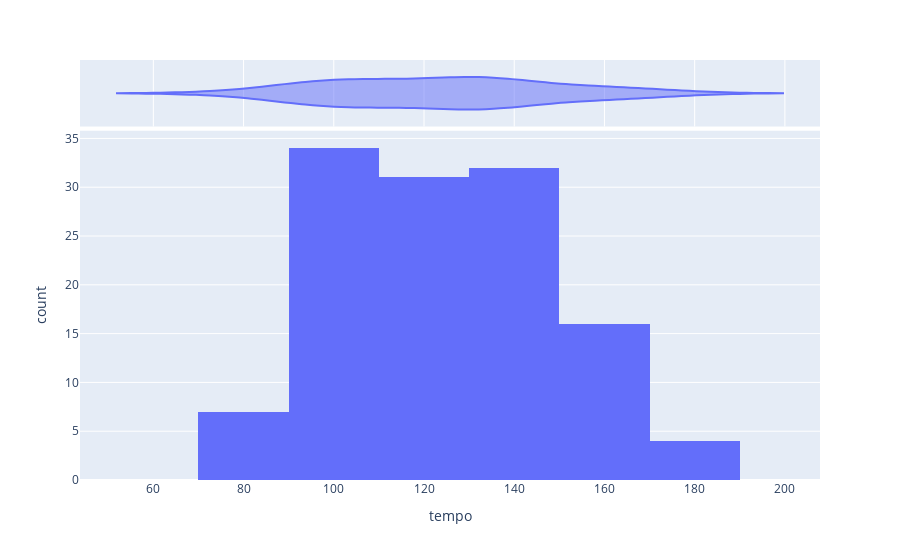

Notebook source saved alongside this figure:
### Markdown cell above
Tempo

### Code cell
fig = px.histogram(df, x="tempo", nbins=10, marginal="violin")
fig.show()
